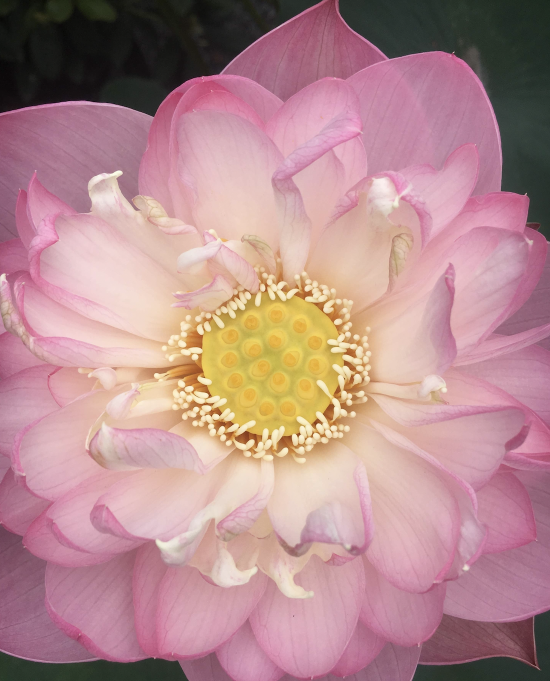
#> input picture flower.png, 1100 x 1362 px (shown at 1/2 size)
$ python image_compression_impl.py
#> lines starting #> are read from the running program, lines starting #| are printed output that depends on the picture
import numpy as np
from sklearn.cluster import KMeans
from PIL import Image

# Function to load and preprocess the image
def load_image(image_path):
#> called with image_path = 'flower.png'
    image = Image.open(image_path) # add name
#> image is the input picture: PIL image 1100x1362 RGBA; mean R, G, B, A 180.6, 139.7, 141.9, 255
    data = np.asarray(image)
    return data
    #raise NotImplementedError('You need to implement this function')

# Function to perform KMeans clustering for image quantization
def image_compression(image_np, n_colors):
#> called with n_colors = 8
    pixels = image_np.reshape(-1, 3)            # have to reshape to it is 2D array of pixels and rgb
    # kmeans clustering to get the centers to be for compressed image
    # gets it to n_colors clusters (you specify), and apply kmeans to pixels array
    kmeans = KMeans(n_clusters=n_colors, random_state=0, n_init="auto").fit(pixels)
    new_colors = kmeans.cluster_centers_.astype(np.uint8) # the colors of the new image are the cluster centers
#> new_colors = [[243, 209, 186], [110, 114, 255], [185, 127, 147], [167, 234, 220], [253, 37, 39], [38, 40, 36], [40, 254, 45], [249, 179, 116]]
    # labels tells you for each pixel which cluster it belongs to (array) (basiclaly gives you the label fo each point, aka which cluster its in)
    labels = kmeans.labels_
    # use the centers of clusters from kmeans as the pixel and reshape
    comp_array = new_colors[labels].reshape(image_np.shape)
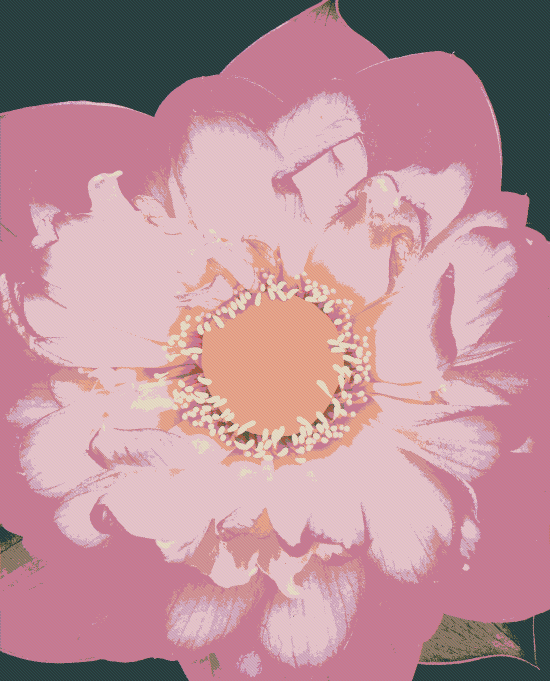
#> comp_array: shape (1362, 1100, 4) (shown at 1/2 size); mean R, G, B, A 184.7, 139.6, 149.5, 241.6; transparent parts drawn white
    # dont need to turn back to image comp_image = Image.fromarray(comp_array)
    return comp_array
    #raise NotImplementedError('You need to implement this function')

# Function to concatenate and save the original and quantized images side by side
def save_result(original_image_np, quantized_image_np, output_path):
    # Convert NumPy arrays back to PIL images
#> called with output_path = 'compressed_image.png'
    original_image = Image.fromarray(original_image_np)
    quantized_image = Image.fromarray(quantized_image_np)

    # Get dimensions
    width, height = original_image.size
#> width = 1100; height = 1362

    # Create a new image that will hold both the original and quantized images side by side
    combined_image = Image.new('RGB', (width * 2, height))
#> combined_image: PIL image 2200x1362 RGB; every value is 0

    # Paste original and quantized images side by side
    combined_image.paste(original_image, (0, 0))
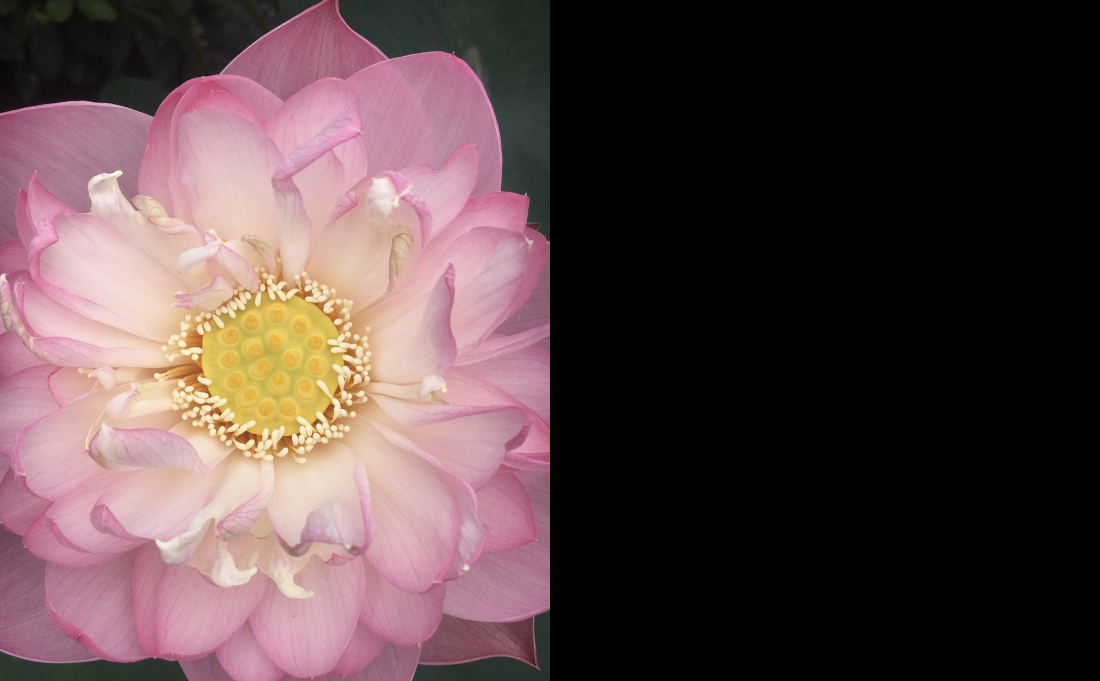
#> combined_image: PIL image 2200x1362 RGB (shown at 1/2 size); mean R, G, B 90.3, 69.8, 71
    combined_image.paste(quantized_image, (width, 0))
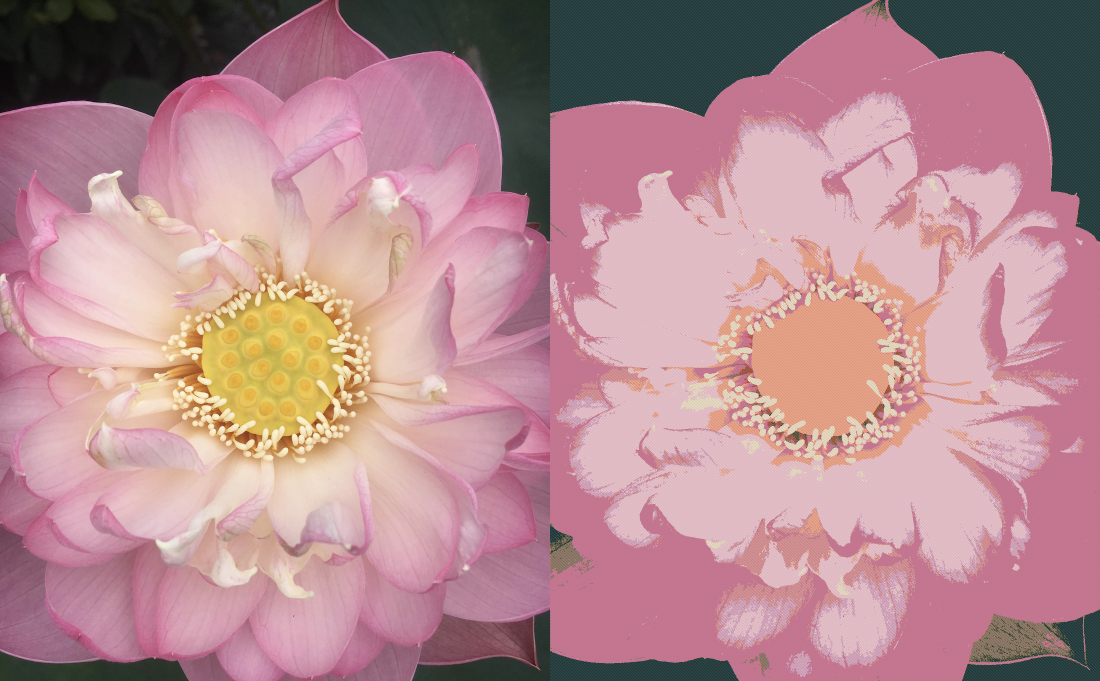
#> combined_image: PIL image 2200x1362 RGB (shown at 1/2 size); mean R, G, B 182.7, 139.6, 145.7

    # Save the combined image
    combined_image.save(output_path)

if __name__ == "__main__":
    # Load and process the image
    image_path = 'flower.png'
    output_path = 'compressed_image.png'
    image_np = load_image(image_path)

    # Perform image quantization using KMeans
    n_colors = 8  # Number of colors to reduce the image to, you may change this to experiment
    quantized_image_np = image_compression(image_np, n_colors)

    # Save the original and quantized images side by side
    save_result(image_np, quantized_image_np, output_path)
